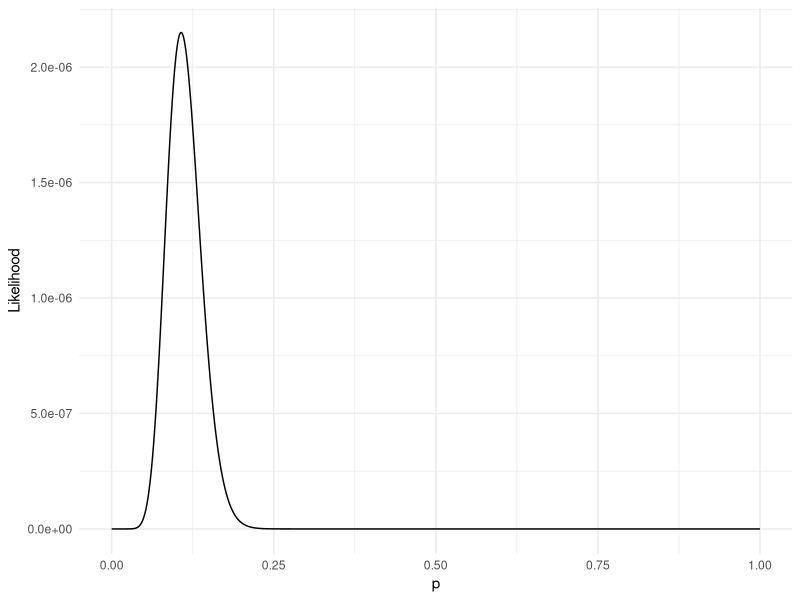
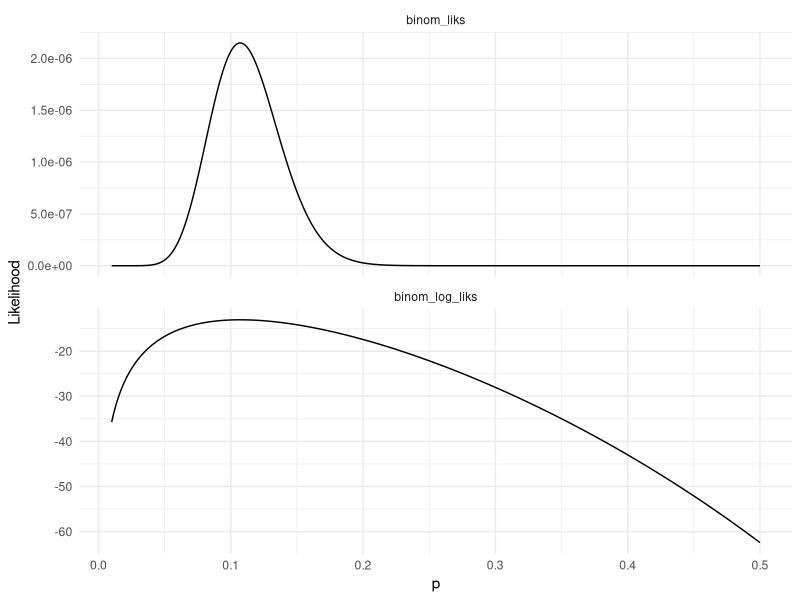
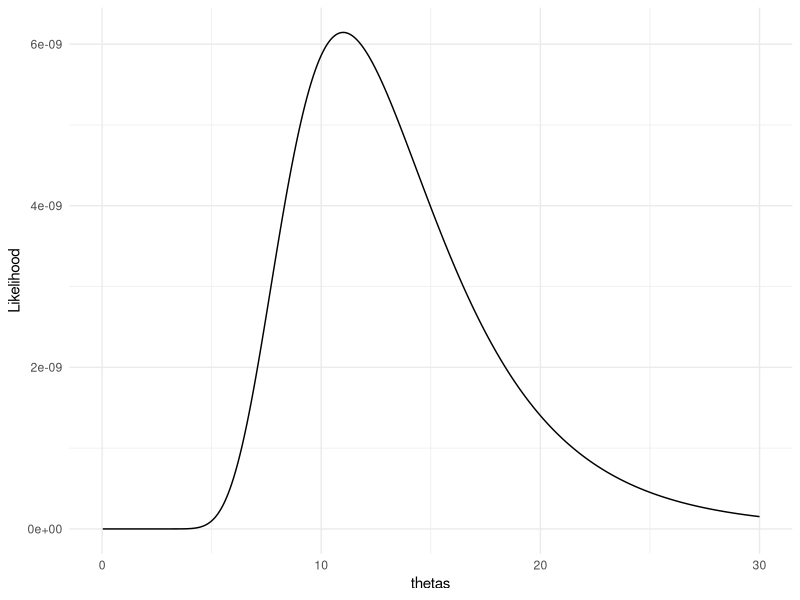
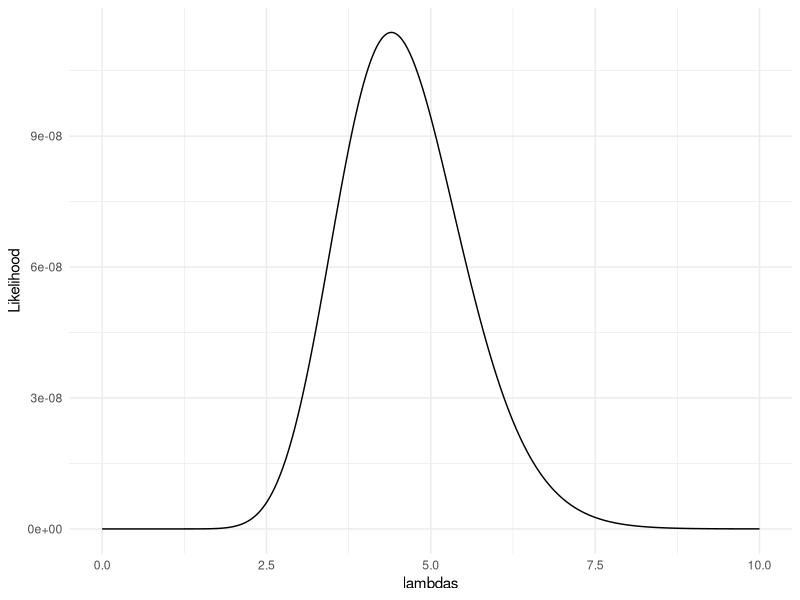
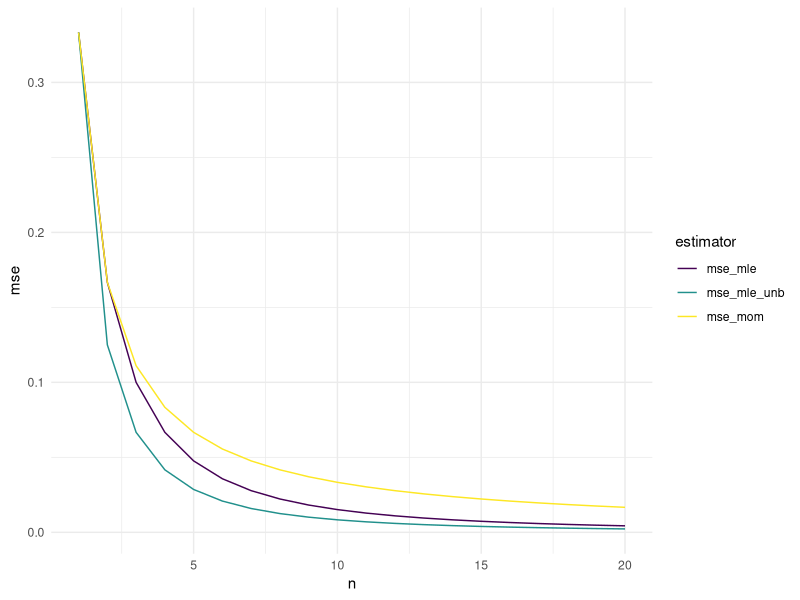
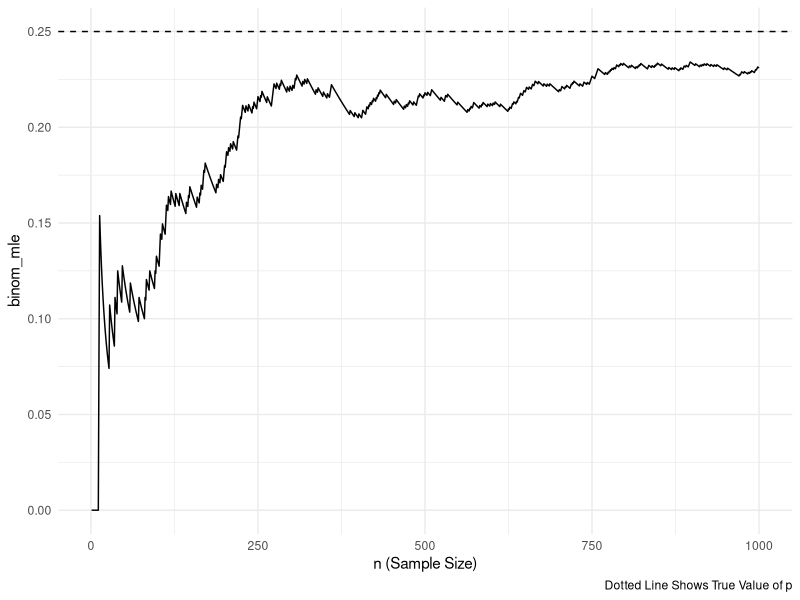
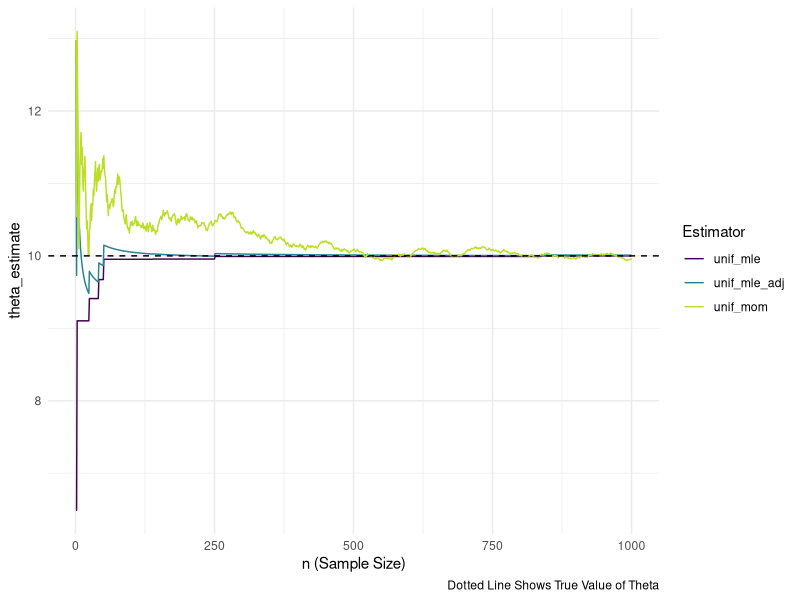

Source code (R) for these figures, in order:
## ---- chunk 1
#| warning: false
#| output: false
library(tidyverse)

## get binomial likelihood for each value of p
## p is a vector of probabilities
## n is a single value for the sample size
## dat is a vector of data

get_binom_lik <- function(p, n, data_vec) {
  
  ## for each value of p, map through the dbinom function for
  ## each data point (and multiply the results at the end to obtain
  ## the likelihood)
  binom_lik <- map_dbl(p,
                       ~ dbinom(x = data_vec, size = n, prob = .x) |>
                         prod() ## like the capital Pi in formula
  )
  
  ## the function returns a vector of likelihoods for each
  ## candidate p (and will be a vector of the same length as p)
  return(binom_lik)
}
## ---- chunk 2
#| output: false
p <- seq(0, 1, by = 0.001)
n <- 20
dat <- c(5, 4, 2, 1, 0, 1, 2)

binom_liks <- get_binom_lik(p = p, n = n, data_vec = dat)

lik_df <- tibble(p, binom_liks)
ggplot(data = lik_df, aes(x = p, y = binom_liks)) +
  geom_line() +
  labs(y = "Likelihood") +
  theme_minimal()
## ---- chunk 3
get_binom_log_lik <- function(p, n, data_vec) {
  
  ## for each value of p, map through the dbinom function for
  ## each data point (and multiply the results at the end to obtain
  ## the likelihood)
  binom_log_lik <- map_dbl(p,
                       ~ dbinom(x = data_vec, size = n, prob = .x,
                                log = TRUE) |>
                         sum() ## like the summation in formula
  )
  
  ## the function returns a vector of likelihoods for each
  ## candidate p (and will be a vector of the same length as p)
  return(binom_log_lik)
}
## ---- chunk 4
#| output: false
p <- seq(0.01, 0.5, by = 0.001)
n <- 20
dat <- c(5, 4, 2, 1, 0, 1, 2)

binom_liks <- get_binom_lik(p = p, n = n, data_vec = dat)
binom_log_liks <- get_binom_log_lik(p = p, n = n, data_vec = dat)

lik_df <- tibble(p, binom_liks, binom_log_liks) |>
  pivot_longer(2:3, names_to = "lik_type", values_to = "L")
ggplot(data = lik_df, aes(x = p, y = L)) +
  geom_line() +
  facet_wrap(~ lik_type, scales = "free_y", nrow = 2) +
  labs(y = "Likelihood") +
  theme_minimal()
## ---- chunk 5
#| output: false

thetas <- seq(0, 30, length.out = 1000)  ## may need to adjust these limits
dat <- c(0.9, 1.5, 2, 4.2, 1.2, 5.2, 6.7, 2.1, 1.5, 2.3)

get_theta_lik <- function(theta, data_vec) {
  ## since there is no "dbinom" equivalent for the unnamed probability model
  ## we have to code f(x \vert \theta) "by hand":
  theta_lik <- map_dbl(theta,
                       ~ ((2 * data_vec / .x) * exp(-data_vec^2 / .x)) |>
                         prod()
  )
  
  return(theta_lik)
}
 
theta_liks <- get_theta_lik(theta = thetas, data_vec = dat)

lik_df <- tibble(thetas, theta_liks)
ggplot(data = lik_df, aes(x = thetas, y = theta_liks)) +
  geom_line() +
  labs(y = "Likelihood") +
  theme_minimal()
## ---- chunk 6
dat <- c(8, 0, 4, 9, 1)
lambdas <- seq(0, 10, length.out = 1000) ## may need to adjust these limits


get_poisson_lik <- function(lambda, data_vec) {
  
  poisson_lik <- map_dbl(lambda,
                         ~ dpois(x = data_vec, lambda = .x) |>
                           prod()
  )
  
  return(poisson_lik)
}

poisson_liks <- get_poisson_lik(lambda = lambdas, data_vec = dat)
lik_df <- tibble(lambdas, poisson_liks)
ggplot(data = lik_df, aes(x = lambdas, y = poisson_liks)) +
  geom_line() +
  labs(y = "Likelihood") +
  theme_minimal()
## ---- chunk 7
#| warning: false
#| echo: true
#| output: true
library(tidyverse)
n <- 1:20
theta <- 1
mse_mom <- (1 / (3 * n)) * theta^2
mse_mle <- (2 / ((n + 1) * (n + 2))) * theta^2
mse_mle_unb <- (1 / ((n * (n + 2)))) * theta^2

mse_plot <- tibble::tibble(n, mse_mom, mse_mle, mse_mle_unb) |>
  pivot_longer(2:4, names_to = "estimator", values_to = "mse")
ggplot(data = mse_plot, aes(x = n, y = mse)) +
  geom_line(aes(colour = estimator)) +
  theme_minimal() +
  scale_colour_viridis_d()
## ---- chunk 8
#| warning: false
library(tidyverse)
p <- 1 / 4 ## specify probability of success for the simulation

nsim <- 1000 ## specify range of possible ns (how long we will run the simulation)

compute_binom_estimator <- function(p, nsim) {
  
  ## draw nsim different of 0's and 1's
  bernoulli_draws <- rbinom(n = nsim, size = 1, prob = p)

  ## compute the estimator of p
  ## nsim different times (once using a sample of 1 bernoulli, then
  ## using a sample of 2 bernoullis, ....,
  ##  then using a sample of nsim bernoullis)
  
  binom_mle <- map_dbl(1:nsim, ~ sum(bernoulli_draws[1:.x]) / .x)


  ## put all three results into a data frame, along with n
  output_df <- tibble(n = 1:nsim, binom_mle)
  
  return(output_df)
}

plot_df <- compute_binom_estimator(p = p, nsim = nsim)

ggplot(data = plot_df, aes(x = n,
                             y = binom_mle)) +
  geom_line() +
  geom_hline(yintercept = p, linetype = 2) +
  theme_minimal() +
  labs(x = "n (Sample Size)",
       caption = "Dotted Line Shows True Value of p")
## ---- chunk 9
#| output: false

theta <- 10  ## specify an upper bound for our uniform model
## recall that the lower bound is known and is equal to 0

nsim <- 1000 ## specify range of possible sample sizes (how long we will run the simulation)

## compute each estimator of theta using adjusted MLE, MLE, and MOM
compute_unif_estimators <- function(theta, nsim) {
  
  unif_draws <- runif(n = nsim, min = 0, max = theta)

  ## compute the method of moment estimator 
  ## nsim different times (once using a sample of size 1, then
  ## using a sample of size 2, ...., then using a sample of size nsim)
  unif_mom <- map_dbl(1:nsim, ~ 2 * mean(unif_draws[1:.x]))
  
  ## same type of computation for MLE
  unif_mle <- map_dbl(1:nsim, ~ max(unif_draws[1:.x]))
  
  ## same type of computation for adjusted MLE
  unif_mle_adj <- map_dbl(1:nsim,
                          ~ ((.x + 1) / .x) * max(unif_draws[1:.x]))

  ## put all three results into a data frame, along with n
  output_df <- tibble(n = 1:nsim, 
         unif_mom, unif_mle, unif_mle_adj)
  
  return(output_df)
}

plot_df <- compute_unif_estimators(theta = theta, nsim = nsim)
## ---- chunk 10
#| output: false
## do some DATA/STAT 234-type Work to make the plot

plot_long <- plot_df |> pivot_longer(cols = starts_with("unif"),
                                     names_to = "Estimator",
                                     values_to = "theta_estimate")
ggplot(data = plot_long, aes(x = n,
                             y = theta_estimate,
                             colour = Estimator)) +
  geom_line() +
  geom_hline(yintercept = theta, linetype = 2) +
  scale_colour_viridis_d(end = 0.9) +
  theme_minimal() +
  labs(x = "n (Sample Size)",
       caption = "Dotted Line Shows True Value of Theta")
